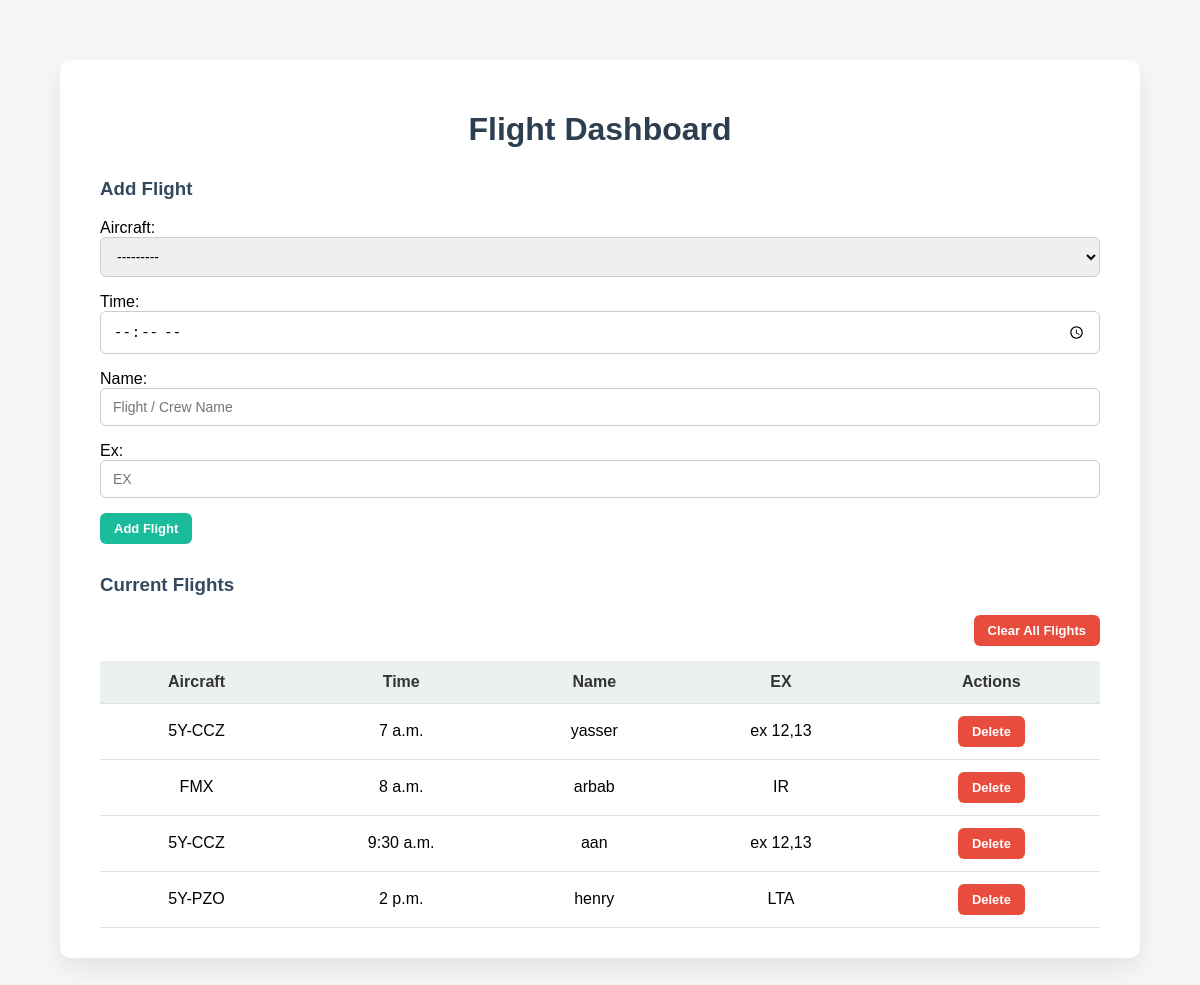
The app's page /api/dashboard/ (signed in), older data.
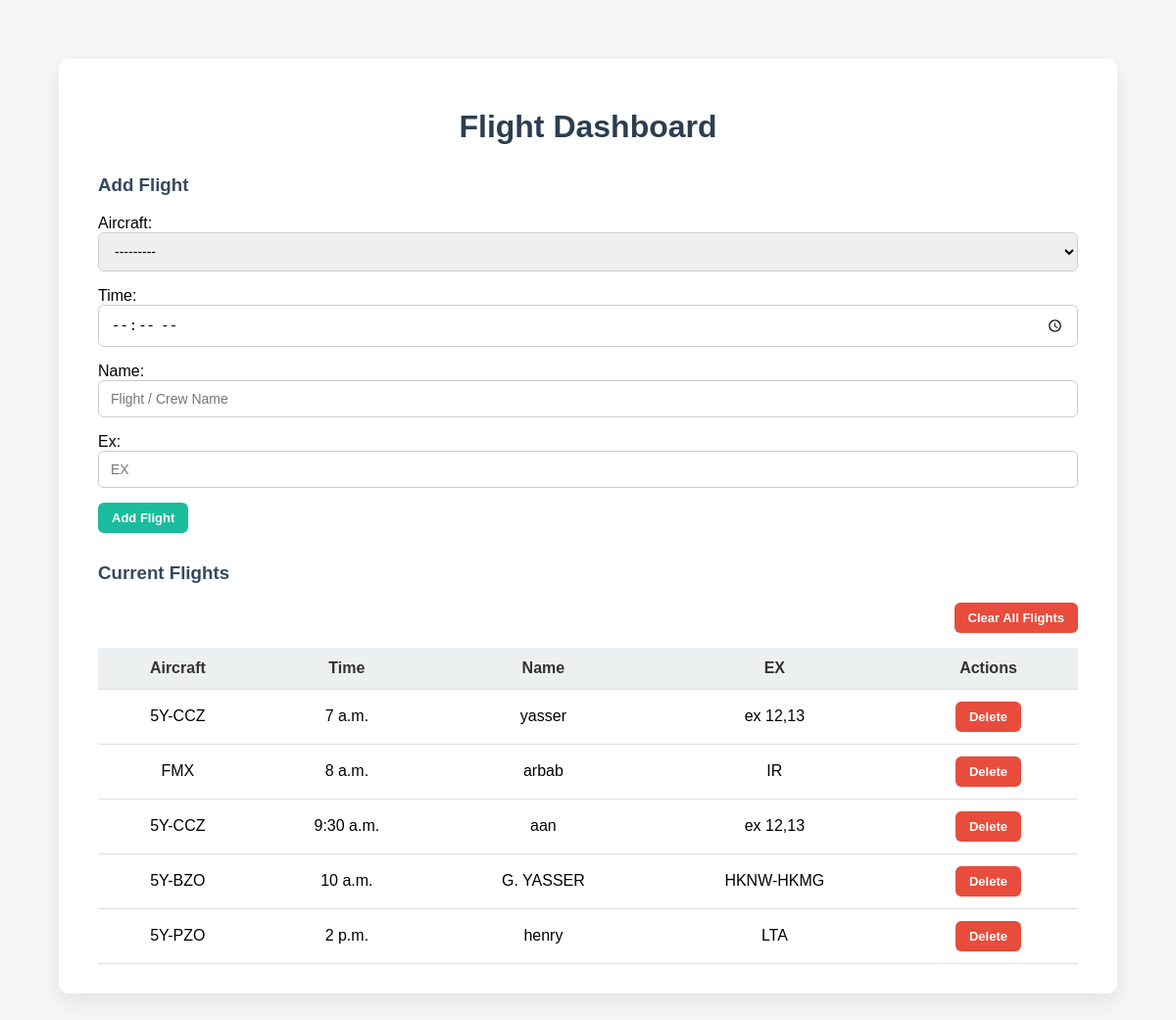
The same page, newer data.
### flights/models.py (models this page shows, shortened)
class Flight(models.Model):
    AIRCRAFT_CHOICES = [
        ("5Y-CCZ", "5Y-CCZ"),
        ("5Y-BZO", "5Y-BZO"),
        ("FMX", "FMX"),
    ]
    aircraft = models.CharField(max_length=10, choices=AIRCRAFT_CHOICES)
    time = models.TimeField()
    name = models.CharField(max_length=100)
    ex = models.CharField(max_length=50)
    created_at = models.DateTimeField(auto_now_add=True)
    class Meta:
        ordering = ["time"]

### flights/views.py (the view)
# urls.py: path("dashboard/", dashboard_flights, name="dashboard-flights"),
@user_passes_test(is_staff)
def dashboard_flights(request):
    if request.method == "POST":
        form = FlightForm(request.POST)
        if form.is_valid():
            form.save()
            return redirect("dashboard-flights")
    else:
        form = FlightForm()
    flights = Flight.objects.all()
    return render(
        request,
        "dashboard/flights.html",
        {
            "form": form,
            "flights": flights,
        }
    )

### flights/forms.py (shortened to what this page needs)
class FlightForm(forms.ModelForm):
    class Meta:
        model = Flight
        fields = ["aircraft", "time", "name", "ex"]
        widgets = {
            "aircraft": forms.Select(attrs={"class": "form-control"}),
            "time": forms.TimeInput(attrs={
                "class": "form-control",
                "type": "time"
            }),
            "name": forms.TextInput(attrs={
                "class": "form-control",
                "placeholder": "Flight / Crew Name"
            }),
            "ex": forms.TextInput(attrs={
                "class": "form-control",
                "placeholder": "EX"
            }),
        }

### flights/views.py (called while the page is built)
def is_staff(user):
    return user.is_authenticated and user.is_staff

### dashboard/templates/dashboard/flights.html (shortened to what this page needs)
<!DOCTYPE html>
<html lang="en">
  <head>
  </head>
  <body>
    <div class="page-wrapper">
      <h1>Flight Dashboard</h1>
      <h3>Add Flight</h3>
      {% if form %}
      <form method="post">
        {% csrf_token %} {{ form.as_p }}
        <button type="submit">Add Flight</button>
      </form>
      {% else %}
      <p class="empty-text">Flight form not available.</p>
      {% endif %}
      <h3>Current Flights</h3>
      {% if flights %}
      <div class="clear-all">
        <form method="post" action="{% url 'dashboard:clear-flights' %}">
          <button
            type="submit"
            class="danger"
            onclick="return confirm('Are you sure you want to delete ALL flights?');"
          >
            Clear All Flights
          </button>
        </form>
      </div>
      <table>
        <tr>
          <th>Aircraft</th>
          <th>Time</th>
          <th>Name</th>
          <th>EX</th>
          <th>Actions</th>
        </tr>
        {% for f in flights %}
        <tr>
          <td>{{ f.aircraft }}</td>
          <td>{{ f.time }}</td>
          <td>{{ f.name }}</td>
          <td>{{ f.ex }}</td>
          <td>
            <div class="actions">
              <form
                method="post"
                action="{% url 'dashboard:delete-flight' f.id %}"
              >
                <button
                  type="submit"
                  class="danger"
                  onclick="return confirm('Delete this flight?');"
                >
                  Delete
                </button>
              </form>
            </div>
          </td>
        </tr>
        {% empty %}
        <tr>
          <td colspan="5" class="empty-text">No flights yet</td>
        </tr>
        {% endfor %}
      </table>
      {% else %}
      <p class="empty-text">No flight data available or database not ready.</p>
      {% endif %}
    </div>
  </body>
</html>

Row changes from the older to the newer data that the page shows:
added Flight: aircraft "5Y-BZO", time "10 a.m.", name "G. YASSER", ex "HKNW-HKMG"
